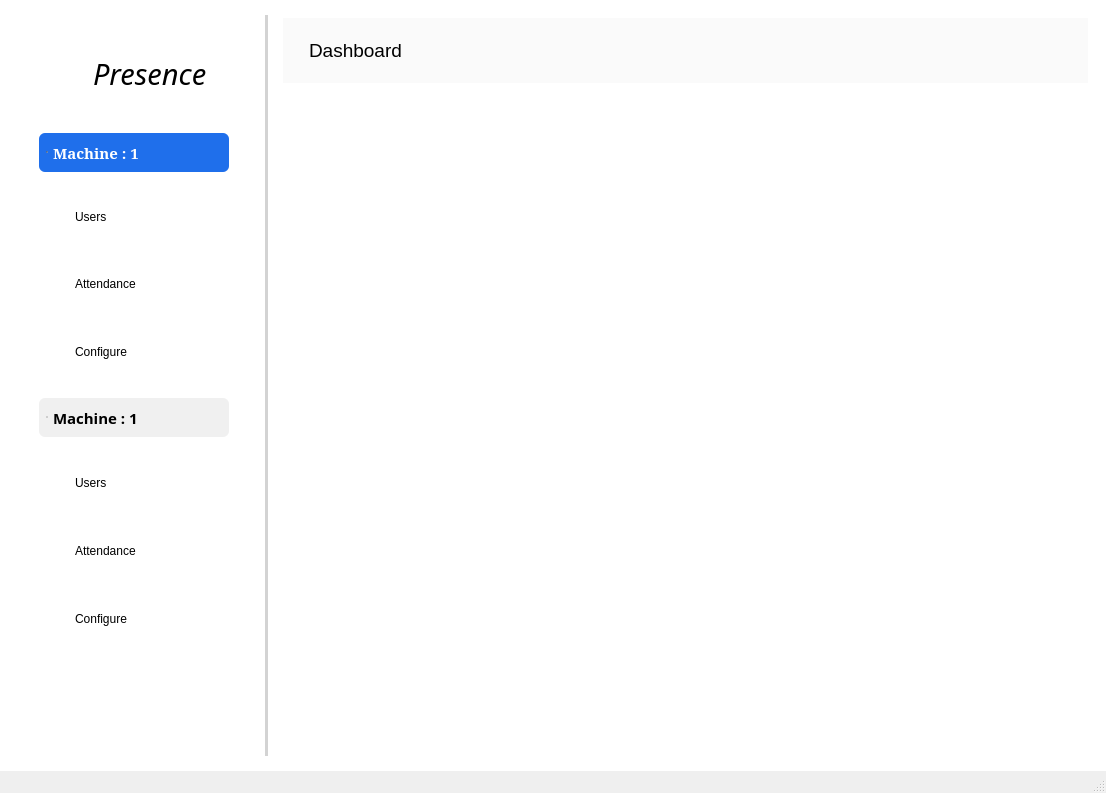
<?xml version="1.0" encoding="UTF-8"?>
<ui version="4.0">
 <class>MainWindow</class>
 <widget class="QMainWindow" name="MainWindow">
  <property name="geometry">
   <rect>
    <x>0</x>
    <y>0</y>
    <width>1106</width>
    <height>793</height>
   </rect>
  </property>
  <property name="windowTitle">
   <string>MainWindow</string>
  </property>
  <property name="styleSheet">
   <string notr="true">QFrame{
border-radius:10px;
margin :6px;
}

QFrame[active=&quot;true&quot;]{
background-color:#4c6ef5;
color :white;}

QFrame {
    background-color: transparent;
    border-radius: 6px;
    padding: 6px;
}

QFrame:hover {
    background-color: rgb(240,240,240);
}

QFrame[active=&quot;true&quot;] {
    background-color: #1f6feb;
    color: white;
}
</string>
  </property>
  <widget class="QWidget" name="centralwidget">
   <property name="sizePolicy">
    <sizepolicy hsizetype="Expanding" vsizetype="Expanding">
     <horstretch>0</horstretch>
     <verstretch>0</verstretch>
    </sizepolicy>
   </property>
   <property name="minimumSize">
    <size>
     <width>1020</width>
     <height>0</height>
    </size>
   </property>
   <property name="styleSheet">
    <string notr="true">background-color : white;</string>
   </property>
   <layout class="QHBoxLayout" name="horizontalLayout_3">
    <item>
     <layout class="QHBoxLayout" name="horizontalLayout_main">
      <item>
       <widget class="QFrame" name="side_bar">
        <property name="sizePolicy">
         <sizepolicy hsizetype="Expanding" vsizetype="Expanding">
          <horstretch>0</horstretch>
          <verstretch>0</verstretch>
         </sizepolicy>
        </property>
        <property name="maximumSize">
         <size>
          <width>250</width>
          <height>1000</height>
         </size>
        </property>
        <property name="styleSheet">
         <string notr="true">background-color:white;
border-radius : 0px;

QFrame {
    background-color: transparent;
    border-radius: 6px;
    padding: 6px;
}

QFrame:hover {
    background-color: rgb(240,240,240);
}

QFrame[active=&quot;true&quot;] {
    background-color: #1f6feb;
    color: white;
}
</string>
        </property>
        <property name="frameShape">
         <enum>QFrame::StyledPanel</enum>
        </property>
        <property name="frameShadow">
         <enum>QFrame::Raised</enum>
        </property>
        <layout class="QHBoxLayout" name="horizontalLayout_5">
         <item>
          <layout class="QVBoxLayout" name="verticalLayout_sidebar">
           <item>
            <layout class="QVBoxLayout" name="verticalLayout">
             <property name="spacing">
              <number>0</number>
             </property>
             <item>
              <widget class="QFrame" name="main_logo_and_name">
               <property name="maximumSize">
                <size>
                 <width>600</width>
                 <height>100</height>
                </size>
               </property>
               <property name="cursor">
                <cursorShape>PointingHandCursor</cursorShape>
               </property>
               <property name="styleSheet">
                <string notr="true">QFrame {
    background-color: transparent;
    border-radius: 6px;
    padding: 6px;
}

QFrame[active=&quot;true&quot;] {
    background-color: #1f6feb;
    color: white;
}
</string>
               </property>
               <property name="frameShape">
                <enum>QFrame::StyledPanel</enum>
               </property>
               <property name="frameShadow">
                <enum>QFrame::Raised</enum>
               </property>
               <layout class="QHBoxLayout" name="horizontalLayout" stretch="1,2">
                <property name="spacing">
                 <number>0</number>
                </property>
                <property name="leftMargin">
                 <number>0</number>
                </property>
                <property name="topMargin">
                 <number>0</number>
                </property>
                <property name="rightMargin">
                 <number>0</number>
                </property>
                <property name="bottomMargin">
                 <number>0</number>
                </property>
                <item>
                 <widget class="QLabel" name="logo_presence">
                  <property name="font">
                   <font>
                    <pointsize>8</pointsize>
                   </font>
                  </property>
                  <property name="cursor">
                   <cursorShape>SplitVCursor</cursorShape>
                  </property>
                  <property name="text">
                   <string/>
                  </property>
                  <property name="pixmap">
                   <pixmap resource="resources.qrc">:/logos/flip_to_front_60dp_75FB4C_FILL0_wght100_GRAD200_opsz48.png</pixmap>
                  </property>
                  <property name="margin">
                   <number>-15</number>
                  </property>
                  <property name="indent">
                   <number>-1</number>
                  </property>
                 </widget>
                </item>
                <item>
                 <widget class="QLabel" name="name_presence">
                  <property name="minimumSize">
                   <size>
                    <width>0</width>
                    <height>0</height>
                   </size>
                  </property>
                  <property name="font">
                   <font>
                    <family>Vivaldi</family>
                    <pointsize>22</pointsize>
                    <italic>true</italic>
                    <bold>false</bold>
                    <underline>false</underline>
                   </font>
                  </property>
                  <property name="text">
                   <string>Presence</string>
                  </property>
                 </widget>
                </item>
               </layout>
              </widget>
             </item>
            </layout>
           </item>
           <item>
            <widget class="QWidget" name="widget_machine1" native="true">
             <property name="styleSheet">
              <string notr="true">QFrame {
    background-color: transparent;
    border-radius: 6px;
    padding: 6px;
}

QFrame:hover {
    background-color: rgb(240,240,240);
}

QFrame[active=&quot;true&quot;] {
    background-color: #1f6feb;
    color: white;
}
</string>
             </property>
             <layout class="QVBoxLayout" name="verticalLayout_6">
              <item>
               <widget class="QRadioButton" name="rbtn_machine1">
                <property name="font">
                 <font>
                  <family>SimSun</family>
                  <pointsize>11</pointsize>
                  <italic>false</italic>
                  <bold>true</bold>
                 </font>
                </property>
                <property name="styleSheet">
                 <string notr="true">QRadioButton {
    background-color:rgb(240,240,240);
    padding: 8px;
    border-radius: 6px;
}

QRadioButton:checked {
    background-color: #1f6feb;
    color: white;
}
QRadioButton:hover {
border :2px solid transparent;
   border-color: #007bff;
}

QRadioButton::indicator {
    width: 0;
    height: 0;
}</string>
                </property>
                <property name="text">
                 <string>Machine : 1</string>
                </property>
                <property name="icon">
                 <iconset resource="resources.qrc">
                  <normaloff>:/logos/microwave_gen_60dp_999999_FILL0_wght100_GRAD200_opsz48.png</normaloff>:/logos/microwave_gen_60dp_999999_FILL0_wght100_GRAD200_opsz48.png</iconset>
                </property>
                <property name="iconSize">
                 <size>
                  <width>40</width>
                  <height>40</height>
                 </size>
                </property>
                <property name="checked">
                 <bool>true</bool>
                </property>
               </widget>
              </item>
              <item>
               <widget class="QWidget" name="widget_sub_machine1" native="true">
                <layout class="QVBoxLayout" name="verticalLayout_8">
                 <item>
                  <widget class="QFrame" name="btn_machine1_users">
                   <property name="maximumSize">
                    <size>
                     <width>220</width>
                     <height>60</height>
                    </size>
                   </property>
                   <property name="styleSheet">
                    <string notr="true"/>
                   </property>
                   <property name="frameShape">
                    <enum>QFrame::StyledPanel</enum>
                   </property>
                   <property name="frameShadow">
                    <enum>QFrame::Raised</enum>
                   </property>
                   <layout class="QHBoxLayout" name="horizontalLayout_28">
                    <property name="spacing">
                     <number>0</number>
                    </property>
                    <property name="leftMargin">
                     <number>0</number>
                    </property>
                    <property name="topMargin">
                     <number>0</number>
                    </property>
                    <property name="rightMargin">
                     <number>0</number>
                    </property>
                    <property name="bottomMargin">
                     <number>0</number>
                    </property>
                    <item>
                     <widget class="QLabel" name="lable_user_machine1">
                      <property name="text">
                       <string>Users</string>
                      </property>
                     </widget>
                    </item>
                   </layout>
                  </widget>
                 </item>
                 <item>
                  <widget class="QFrame" name="btn_machine1_attendance">
                   <property name="styleSheet">
                    <string notr="true">QFrame {
    background-color: transparent;
    border-radius: 6px;
    padding: 6px;
}

QFrame:hover {
    background-color: rgb(240,240,240);
}

QFrame[active=&quot;true&quot;] {
    background-color: #1f6feb;
    color: white;
}
</string>
                   </property>
                   <property name="frameShape">
                    <enum>QFrame::StyledPanel</enum>
                   </property>
                   <property name="frameShadow">
                    <enum>QFrame::Raised</enum>
                   </property>
                   <layout class="QHBoxLayout" name="horizontalLayout_29">
                    <property name="spacing">
                     <number>0</number>
                    </property>
                    <property name="leftMargin">
                     <number>0</number>
                    </property>
                    <property name="topMargin">
                     <number>0</number>
                    </property>
                    <property name="rightMargin">
                     <number>0</number>
                    </property>
                    <property name="bottomMargin">
                     <number>0</number>
                    </property>
                    <item>
                     <widget class="QLabel" name="label_attnedance_machine1">
                      <property name="text">
                       <string>Attendance</string>
                      </property>
                     </widget>
                    </item>
                   </layout>
                  </widget>
                 </item>
                 <item>
                  <widget class="QFrame" name="btn_machine1_configure">
                   <property name="styleSheet">
                    <string notr="true"/>
                   </property>
                   <property name="frameShape">
                    <enum>QFrame::StyledPanel</enum>
                   </property>
                   <property name="frameShadow">
                    <enum>QFrame::Raised</enum>
                   </property>
                   <layout class="QHBoxLayout" name="horizontalLayout_30">
                    <property name="spacing">
                     <number>0</number>
                    </property>
                    <property name="leftMargin">
                     <number>0</number>
                    </property>
                    <property name="topMargin">
                     <number>0</number>
                    </property>
                    <property name="rightMargin">
                     <number>0</number>
                    </property>
                    <property name="bottomMargin">
                     <number>0</number>
                    </property>
                    <item>
                     <widget class="QLabel" name="lable_machine1_configure">
                      <property name="text">
                       <string>Configure</string>
                      </property>
                     </widget>
                    </item>
                   </layout>
                  </widget>
                 </item>
                </layout>
               </widget>
              </item>
              <item>
               <widget class="QRadioButton" name="rbtn_machine2">
                <property name="font">
                 <font>
                  <family>SimSun-ExtB</family>
                  <pointsize>11</pointsize>
                  <italic>false</italic>
                  <bold>true</bold>
                 </font>
                </property>
                <property name="styleSheet">
                 <string notr="true">QRadioButton {
    background-color:rgb(240,240,240);
    padding: 8px;
    border-radius: 6px;
}

QRadioButton:checked {
    background-color: #1f6feb;
    color: white;
}
QRadioButton:hover {
border :2px solid transparent;
   border-color: #007bff;
}
QRadioButton::indicator {
    width: 0;
    height: 0;
}</string>
                </property>
                <property name="text">
                 <string>Machine : 1</string>
                </property>
                <property name="icon">
                 <iconset resource="resources.qrc">
                  <normaloff>:/logos/microwave_gen_60dp_999999_FILL0_wght100_GRAD200_opsz48.png</normaloff>:/logos/microwave_gen_60dp_999999_FILL0_wght100_GRAD200_opsz48.png</iconset>
                </property>
                <property name="iconSize">
                 <size>
                  <width>40</width>
                  <height>50</height>
                 </size>
                </property>
                <property name="checkable">
                 <bool>true</bool>
                </property>
                <property name="checked">
                 <bool>false</bool>
                </property>
               </widget>
              </item>
              <item>
               <widget class="QWidget" name="widget_sub_machine2" native="true">
                <layout class="QVBoxLayout" name="verticalLayout_7">
                 <item>
                  <widget class="QFrame" name="btn_machine2_users">
                   <property name="styleSheet">
                    <string notr="true"/>
                   </property>
                   <property name="frameShape">
                    <enum>QFrame::StyledPanel</enum>
                   </property>
                   <property name="frameShadow">
                    <enum>QFrame::Raised</enum>
                   </property>
                   <layout class="QHBoxLayout" name="horizontalLayout_32">
                    <property name="spacing">
                     <number>0</number>
                    </property>
                    <property name="leftMargin">
                     <number>0</number>
                    </property>
                    <property name="topMargin">
                     <number>0</number>
                    </property>
                    <property name="rightMargin">
                     <number>0</number>
                    </property>
                    <property name="bottomMargin">
                     <number>0</number>
                    </property>
                    <item>
                     <widget class="QLabel" name="label_machine2_users">
                      <property name="text">
                       <string>Users</string>
                      </property>
                      <property name="alignment">
                       <set>Qt::AlignLeading|Qt::AlignLeft|Qt::AlignVCenter</set>
                      </property>
                     </widget>
                    </item>
                   </layout>
                  </widget>
                 </item>
                 <item>
                  <widget class="QFrame" name="btn_machine2_attendance">
                   <property name="styleSheet">
                    <string notr="true"/>
                   </property>
                   <property name="frameShape">
                    <enum>QFrame::StyledPanel</enum>
                   </property>
                   <property name="frameShadow">
                    <enum>QFrame::Raised</enum>
                   </property>
                   <layout class="QHBoxLayout" name="horizontalLayout_33">
                    <property name="spacing">
                     <number>0</number>
                    </property>
                    <property name="leftMargin">
                     <number>0</number>
                    </property>
                    <property name="topMargin">
                     <number>0</number>
                    </property>
                    <property name="rightMargin">
                     <number>0</number>
                    </property>
                    <property name="bottomMargin">
                     <number>0</number>
                    </property>
                    <item>
                     <widget class="QLabel" name="label_machine1_atttendacne">
                      <property name="text">
                       <string>Attendance</string>
                      </property>
                      <property name="alignment">
                       <set>Qt::AlignLeading|Qt::AlignLeft|Qt::AlignVCenter</set>
                      </property>
                     </widget>
                    </item>
                   </layout>
                  </widget>
                 </item>
                 <item>
                  <widget class="QFrame" name="btn_machine2_configure">
                   <property name="styleSheet">
                    <string notr="true"/>
                   </property>
                   <property name="frameShape">
                    <enum>QFrame::StyledPanel</enum>
                   </property>
                   <property name="frameShadow">
                    <enum>QFrame::Raised</enum>
                   </property>
                   <layout class="QHBoxLayout" name="horizontalLayout_34" stretch="0">
                    <property name="spacing">
                     <number>0</number>
                    </property>
                    <property name="leftMargin">
                     <number>0</number>
                    </property>
                    <property name="topMargin">
                     <number>0</number>
                    </property>
                    <property name="rightMargin">
                     <number>0</number>
                    </property>
                    <property name="bottomMargin">
                     <number>0</number>
                    </property>
                    <item>
                     <widget class="QLabel" name="label_machine2_configure">
                      <property name="text">
                       <string>Configure</string>
                      </property>
                      <property name="alignment">
                       <set>Qt::AlignLeading|Qt::AlignLeft|Qt::AlignVCenter</set>
                      </property>
                     </widget>
                    </item>
                   </layout>
                  </widget>
                 </item>
                </layout>
               </widget>
              </item>
             </layout>
            </widget>
           </item>
           <item>
            <spacer name="verticalSpacer">
             <property name="orientation">
              <enum>Qt::Vertical</enum>
             </property>
             <property name="sizeHint" stdset="0">
              <size>
               <width>20</width>
               <height>78</height>
              </size>
             </property>
            </spacer>
           </item>
          </layout>
         </item>
        </layout>
       </widget>
      </item>
      <item>
       <widget class="Line" name="line">
        <property name="styleSheet">
         <string notr="true">background-color : LightGrey;
</string>
        </property>
        <property name="orientation">
         <enum>Qt::Vertical</enum>
        </property>
       </widget>
      </item>
      <item>
       <widget class="QWidget" name="content_area" native="true">
        <property name="minimumSize">
         <size>
          <width>0</width>
          <height>0</height>
         </size>
        </property>
        <property name="maximumSize">
         <size>
          <width>16777215</width>
          <height>16777215</height>
         </size>
        </property>
        <layout class="QVBoxLayout" name="verticalLayout_9">
         <item>
          <layout class="QVBoxLayout" name="verticalLayout_4">
           <property name="spacing">
            <number>0</number>
           </property>
           <item>
            <widget class="QWidget" name="widget_topbar" native="true">
             <property name="maximumSize">
              <size>
               <width>16777215</width>
               <height>100</height>
              </size>
             </property>
             <property name="styleSheet">
              <string notr="true">background-color : rgb(250,250,250)</string>
             </property>
             <layout class="QVBoxLayout" name="verticalLayout_10">
              <item>
               <widget class="QLabel" name="label_topbar">
                <property name="minimumSize">
                 <size>
                  <width>0</width>
                  <height>0</height>
                 </size>
                </property>
                <property name="maximumSize">
                 <size>
                  <width>16777215</width>
                  <height>100</height>
                 </size>
                </property>
                <property name="font">
                 <font>
                  <pointsize>14</pointsize>
                 </font>
                </property>
                <property name="text">
                 <string>Dashboard</string>
                </property>
               </widget>
              </item>
             </layout>
            </widget>
           </item>
           <item>
            <widget class="QStackedWidget" name="stackedwidget_content_area">
             <property name="styleSheet">
              <string notr="true">background-color : white;
border-radius :10px;</string>
             </property>
             <widget class="QWidget" name="page_5"/>
             <widget class="QWidget" name="page_6"/>
            </widget>
           </item>
          </layout>
         </item>
        </layout>
       </widget>
      </item>
     </layout>
    </item>
   </layout>
  </widget>
  <widget class="QStatusBar" name="statusbar"/>
 </widget>
 <resources>
  <include location="resources.qrc"/>
 </resources>
 <connections/>
</ui>
